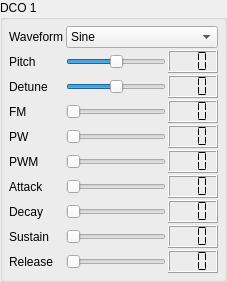
    <widget class="QGroupBox" name="GroupBox5">
     <property name="sizePolicy">
      <sizepolicy hsizetype="Expanding" vsizetype="Preferred">
       <horstretch>0</horstretch>
       <verstretch>0</verstretch>
      </sizepolicy>
     </property>
     <property name="title">
      <string>DCO 1</string>
     </property>
     <layout class="QGridLayout">
      <property name="margin">
       <number>6</number>
      </property>
      <property name="spacing">
       <number>2</number>
      </property>
      <item row="1" column="0">
       <widget class="QLabel" name="TextLabel3">
        <property name="text">
         <string>Pitch</string>
        </property>
        <property name="wordWrap">
         <bool>false</bool>
        </property>
       </widget>
      </item>
      <item row="1" column="2">
       <widget class="QLCDNumber" name="LCDNumber1">
        <property name="sizePolicy">
         <sizepolicy hsizetype="Preferred" vsizetype="Minimum">
          <horstretch>0</horstretch>
          <verstretch>0</verstretch>
         </sizepolicy>
        </property>
        <property name="minimumSize">
         <size>
          <width>50</width>
          <height>0</height>
         </size>
        </property>
        <property name="numDigits">
         <number>3</number>
        </property>
        <property name="segmentStyle">
         <enum>QLCDNumber::Flat</enum>
        </property>
       </widget>
      </item>
      <item row="2" column="0">
       <widget class="QLabel" name="TextLabel1_4">
        <property name="text">
         <string>Detune</string>
        </property>
        <property name="wordWrap">
         <bool>false</bool>
        </property>
       </widget>
      </item>
      <item row="2" column="2">
       <widget class="QLCDNumber" name="LCDNumber1_6">
        <property name="sizePolicy">
         <sizepolicy hsizetype="Preferred" vsizetype="Minimum">
          <horstretch>0</horstretch>
          <verstretch>0</verstretch>
         </sizepolicy>
        </property>
        <property name="numDigits">
         <number>3</number>
        </property>
        <property name="segmentStyle">
         <enum>QLCDNumber::Flat</enum>
        </property>
       </widget>
      </item>
      <item row="2" column="1">
       <widget class="QSlider" name="DetuneS">
        <property name="minimum">
         <number>-50</number>
        </property>
        <property name="maximum">
         <number>50</number>
        </property>
        <property name="orientation">
         <enum>Qt::Horizontal</enum>
        </property>
       </widget>
      </item>
      <item row="1" column="1">
       <widget class="QSlider" name="PitchModS">
        <property name="minimumSize">
         <size>
          <width>100</width>
          <height>0</height>
         </size>
        </property>
        <property name="minimum">
         <number>-24</number>
        </property>
        <property name="maximum">
         <number>24</number>
        </property>
        <property name="orientation">
         <enum>Qt::Horizontal</enum>
        </property>
       </widget>
      </item>
      <item row="7" column="2">
       <widget class="QLCDNumber" name="LCDNumber1_3_2_2">
        <property name="sizePolicy">
         <sizepolicy hsizetype="Preferred" vsizetype="Minimum">
          <horstretch>0</horstretch>
          <verstretch>0</verstretch>
         </sizepolicy>
        </property>
        <property name="numDigits">
         <number>3</number>
        </property>
        <property name="segmentStyle">
         <enum>QLCDNumber::Flat</enum>
        </property>
       </widget>
      </item>
      <item row="5" column="2">
       <widget class="QLCDNumber" name="LCDNumber1_3">
        <property name="sizePolicy">
         <sizepolicy hsizetype="Preferred" vsizetype="Minimum">
          <horstretch>0</horstretch>
          <verstretch>0</verstretch>
         </sizepolicy>
        </property>
        <property name="numDigits">
         <number>3</number>
        </property>
        <property name="segmentStyle">
         <enum>QLCDNumber::Flat</enum>
        </property>
       </widget>
      </item>
      <item row="6" column="2">
       <widget class="QLCDNumber" name="LCDNumber1_3_2">
        <property name="sizePolicy">
         <sizepolicy hsizetype="Preferred" vsizetype="Minimum">
          <horstretch>0</horstretch>
          <verstretch>0</verstretch>
         </sizepolicy>
        </property>
        <property name="numDigits">
         <number>3</number>
        </property>
        <property name="segmentStyle">
         <enum>QLCDNumber::Flat</enum>
        </property>
       </widget>
      </item>
      <item row="5" column="0">
       <widget class="QLabel" name="TextLabel3_3">
        <property name="text">
         <string>PWM</string>
        </property>
        <property name="wordWrap">
         <bool>false</bool>
        </property>
       </widget>
      </item>
      <item row="7" column="0">
       <widget class="QLabel" name="TextLabel3_3_2_2">
        <property name="text">
         <string>Decay</string>
        </property>
        <property name="wordWrap">
         <bool>false</bool>
        </property>
       </widget>
      </item>
      <item row="9" column="2">
       <widget class="QLCDNumber" name="LCDNumber1_3_2_4">
        <property name="sizePolicy">
         <sizepolicy hsizetype="Preferred" vsizetype="Minimum">
          <horstretch>0</horstretch>
          <verstretch>0</verstretch>
         </sizepolicy>
        </property>
        <property name="numDigits">
         <number>3</number>
        </property>
        <property name="segmentStyle">
         <enum>QLCDNumber::Flat</enum>
        </property>
       </widget>
      </item>
      <item row="8" column="2">
       <widget class="QLCDNumber" name="LCDNumber1_3_2_3">
        <property name="sizePolicy">
         <sizepolicy hsizetype="Preferred" vsizetype="Minimum">
          <horstretch>0</horstretch>
          <verstretch>0</verstretch>
         </sizepolicy>
        </property>
        <property name="numDigits">
         <number>3</number>
        </property>
        <property name="segmentStyle">
         <enum>QLCDNumber::Flat</enum>
        </property>
       </widget>
      </item>
      <item row="8" column="0">
       <widget class="QLabel" name="TextLabel3_3_2_3">
        <property name="text">
         <string>Sustain</string>
        </property>
        <property name="wordWrap">
         <bool>false</bool>
        </property>
       </widget>
      </item>
      <item row="9" column="0">
       <widget class="QLabel" name="TextLabel3_3_2_4">
        <property name="text">
         <string>Release</string>
        </property>
        <property name="wordWrap">
         <bool>false</bool>
        </property>
       </widget>
      </item>
      <item row="6" column="0">
       <widget class="QLabel" name="TextLabel3_3_2">
        <property name="text">
         <string>Attack</string>
        </property>
        <property name="wordWrap">
         <bool>false</bool>
        </property>
       </widget>
      </item>
      <item row="3" column="0">
       <widget class="QLabel" name="TextLabel3_2">
        <property name="text">
         <string>FM</string>
        </property>
        <property name="wordWrap">
         <bool>false</bool>
        </property>
       </widget>
      </item>
      <item row="3" column="2">
       <widget class="QLCDNumber" name="LCDNumber1_2">
        <property name="sizePolicy">
         <sizepolicy hsizetype="Preferred" vsizetype="Minimum">
          <horstretch>0</horstretch>
          <verstretch>0</verstretch>
         </sizepolicy>
        </property>
        <property name="numDigits">
         <number>3</number>
        </property>
        <property name="segmentStyle">
         <enum>QLCDNumber::Flat</enum>
        </property>
       </widget>
      </item>
      <item row="4" column="0">
       <widget class="QLabel" name="TextLabel3_2_3">
        <property name="text">
         <string>PW</string>
        </property>
        <property name="wordWrap">
         <bool>false</bool>
        </property>
       </widget>
      </item>
      <item row="4" column="2">
       <widget class="QLCDNumber" name="LCDNumber1_2_3">
        <property name="sizePolicy">
         <sizepolicy hsizetype="Preferred" vsizetype="Minimum">
          <horstretch>0</horstretch>
          <verstretch>0</verstretch>
         </sizepolicy>
        </property>
        <property name="numDigits">
         <number>3</number>
        </property>
        <property name="segmentStyle">
         <enum>QLCDNumber::Flat</enum>
        </property>
       </widget>
      </item>
      <item row="3" column="1">
       <widget class="QSlider" name="FMS">
        <property name="minimum">
         <number>0</number>
        </property>
        <property name="maximum">
         <number>255</number>
        </property>
        <property name="pageStep">
         <number>1</number>
        </property>
        <property name="orientation">
         <enum>Qt::Horizontal</enum>
        </property>
       </widget>
      </item>
      <item row="4" column="1">
       <widget class="QSlider" name="PWS">
        <property name="minimum">
         <number>0</number>
        </property>
        <property name="maximum">
         <number>255</number>
        </property>
        <property name="pageStep">
         <number>1</number>
        </property>
        <property name="orientation">
         <enum>Qt::Horizontal</enum>
        </property>
       </widget>
      </item>
      <item row="5" column="1">
       <widget class="QSlider" name="PWMS">
        <property name="minimum">
         <number>0</number>
        </property>
        <property name="maximum">
         <number>255</number>
        </property>
        <property name="pageStep">
         <number>1</number>
        </property>
        <property name="orientation">
         <enum>Qt::Horizontal</enum>
        </property>
       </widget>
      </item>
      <item row="6" column="1">
       <widget class="QSlider" name="AttackS">
        <property name="minimum">
         <number>0</number>
        </property>
        <property name="maximum">
         <number>255</number>
        </property>
        <property name="pageStep">
         <number>1</number>
        </property>
        <property name="orientation">
         <enum>Qt::Horizontal</enum>
        </property>
       </widget>
      </item>
      <item row="7" column="1">
       <widget class="QSlider" name="DecayS">
        <property name="minimum">
         <number>0</number>
        </property>
        <property name="maximum">
         <number>255</number>
        </property>
        <property name="pageStep">
         <number>1</number>
        </property>
        <property name="orientation">
         <enum>Qt::Horizontal</enum>
        </property>
       </widget>
      </item>
      <item row="8" column="1">
       <widget class="QSlider" name="SustainS">
        <property name="minimum">
         <number>0</number>
        </property>
        <property name="maximum">
         <number>255</number>
        </property>
        <property name="pageStep">
         <number>1</number>
        </property>
        <property name="orientation">
         <enum>Qt::Horizontal</enum>
        </property>
       </widget>
      </item>
      <item row="9" column="1">
       <widget class="QSlider" name="ReleaseS">
        <property name="minimum">
         <number>0</number>
        </property>
        <property name="maximum">
         <number>255</number>
        </property>
        <property name="pageStep">
         <number>1</number>
        </property>
        <property name="orientation">
         <enum>Qt::Horizontal</enum>
        </property>
       </widget>
      </item>
      <item row="0" column="0">
       <widget class="QLabel" name="TextLabel1">
        <property name="text">
         <string>Waveform</string>
        </property>
        <property name="wordWrap">
         <bool>false</bool>
        </property>
       </widget>
      </item>
      <item row="0" column="1" colspan="2">
       <widget class="QComboBox" name="Waveform">
        <property name="sizePolicy">
         <sizepolicy hsizetype="MinimumExpanding" vsizetype="Fixed">
          <horstretch>0</horstretch>
          <verstretch>0</verstretch>
         </sizepolicy>
        </property>
        <item>
         <property name="text">
          <string>Sine</string>
         </property>
        </item>
        <item>
         <property name="text">
          <string>Pulse</string>
         </property>
        </item>
        <item>
         <property name="text">
          <string>Saw</string>
         </property>
        </item>
        <item>
         <property name="text">
          <string>Triangle</string>
         </property>
        </item>
       </widget>
      </item>
     </layout>
    </widget>
